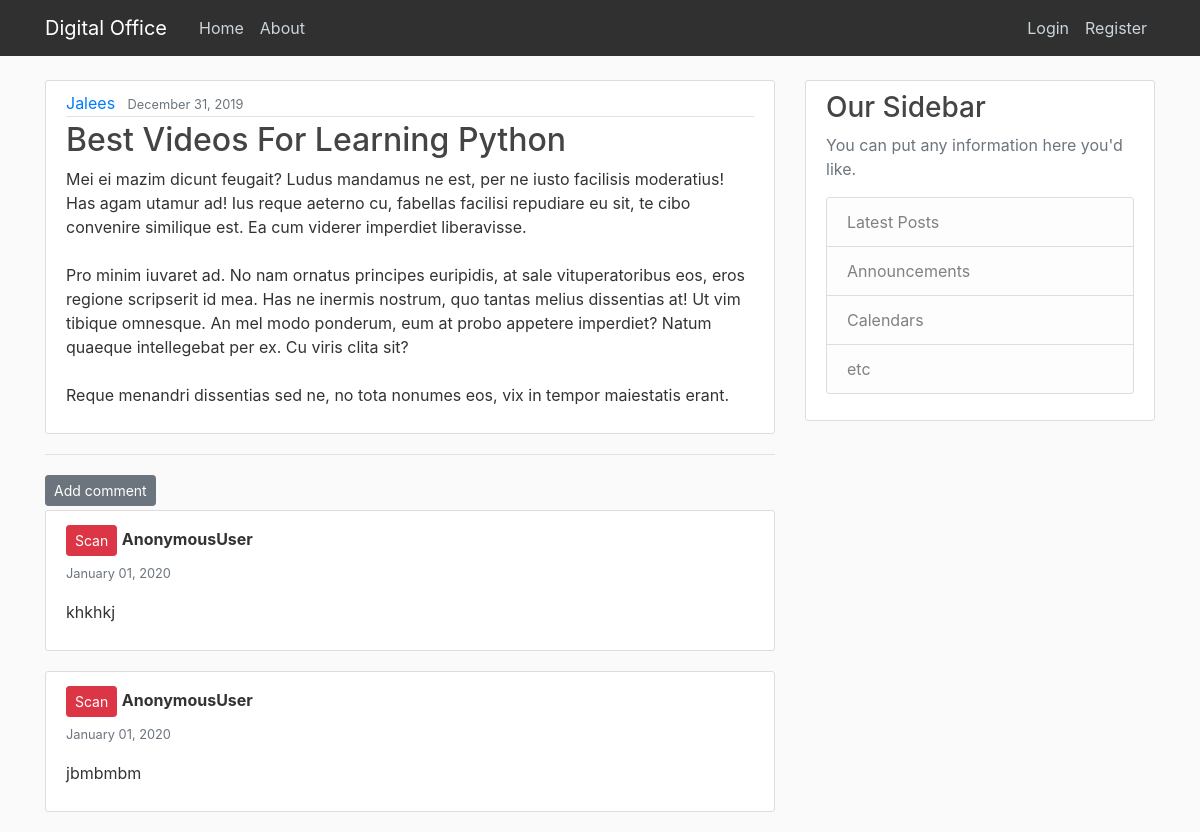
Screenshot of /blog/files/28/ with the database file from the repository.
### blog/models.py (models this page shows, shortened)
class Files(models.Model):
    title=models.CharField(max_length=100)
    summary=models.TextField()
    date_posted=models.DateTimeField(default=timezone.now)
    author=models.ForeignKey(User,on_delete=models.CASCADE)

class Comment(models.Model):
    files = models.ForeignKey('blog.Files', on_delete=models.CASCADE, related_name='comments')
    author = models.CharField(max_length=200)
    text = models.TextField()
    role = models.CharField(max_length=200,default="Scan")
    created_date = models.DateTimeField(default=timezone.now)
    approved_comment = models.BooleanField(default=False)
    stage1=models.CharField(max_length=7,default="False")
    stage2=models.CharField(max_length=7,default="False")
    stage3=models.CharField(max_length=7,default="False")
    final=models.CharField(max_length=7,default="False")

### blog/views.py (the view)
# urls.py: path('files/<int:pk>/',FileDetailView.as_view(),name='file-detail'),
class FileDetailView(DetailView):
    model=Files

### blog/templates/blog/files_detail.html (shortened to what this page needs)
{% extends "blog/base.html" %}
{% block content %}
<article class="media content-section">
    <div class="media-body">
      <div class="article-metadata">
        <a class="mr-2" href="#">{{ object.author }}</a>
        <small class="text-muted">{{ object.date_posted | date:"F d, Y" }}</small>
      </div>
      <h2  class="article-title">{{ object.title }}</h2>
      <p class="article-content">{{ object.summary }}</p>
    </div>
  </article>
  <hr>
<a class="btn btn-secondary btn-sm mt-1 mb-1" href="{% url 'add_comment_to_post' files.pk %}">Add comment</a>
<br>
{% if user.is_staff and user.is_superuser %}
{% for comment in object.comments.all %}
    <div  class="container content-section" >
      {% if comment.role == 'Phase 2' %}
      <button type="button" class="btn btn-warning btn-sm mt-1 mb-1">{{ comment.role }}</button>
     {% elif comment.role == 'Phase 1' %}
     <button type="button" class="btn btn-success btn-sm mt-1 mb-1">{{ comment.role }}</button>
     {% elif comment.role == 'Final' %}
     <button type="button" class="btn btn-info btn-sm mt-1 mb-1">{{ comment.role }}</button>
     {% elif comment.role == 'Scan' %}
     <button type="button" class="btn btn-danger btn-sm mt-1 mb-1">{{ comment.role }}</button>
     {% endif %}
      <strong>{{ comment.author }}</strong><br>
      <small class="text-muted">{{ comment.created_date | date:"F d, Y" }}</small>
        <p>{{ comment.text|linebreaks }}</p>
    </div>
    {% endfor %}
{% else  %}
{% for comment in object.comments.all %}
{% if comment.role == 'Scan' %}
        <div class='container content-section'>
          {% if comment.role == 'Phase 2' %}
          <button type="button" class="btn btn-warning btn-sm mt-1 mb-1">{{ comment.role }}</button>
         {% elif comment.role == 'Phase 1' %}
         <button type="button" class="btn btn-success btn-sm mt-1 mb-1">{{ comment.role }}</button>
         {% elif comment.role == 'Final' %}
         <button type="button" class="btn btn-info btn-sm mt-1 mb-1">{{ comment.role }}</button>
         {% elif comment.role == 'Scan' %}
         <button type="button" class="btn btn-danger btn-sm mt-1 mb-1">{{ comment.role }}</button>
         {% endif %}
          <strong>{{ comment.author }}</strong>
    <br>
          <small class="text-muted">{{ comment.created_date | date:"F d, Y" }}</small>
            <p>{{ comment.text|linebreaks }}</p>
        </div>
{% endif %}
{% endfor %}
{% endif %}
{% endblock %}

### blog/static/blog/main.css (style rules this page uses)
body { background: #fafafa; color: #333333; margin-top: 5rem; }
h1, h2, h3, h4, h5, h6 { color: #444444; }
.content-section { background: #ffffff; padding: 10px 20px; border: 1px solid #dddddd; border-radius: 3px; margin-bottom: 20px; }
.article-title { color: #444444; }
.article-content { white-space: pre-line; }
.article-metadata { padding-bottom: 1px; margin-bottom: 4px; border-bottom: 1px solid #e3e3e3 }

### rows the page displays
Files: author "Jalees", date_posted "December 31, 2019", title "Best Videos For Learning Python", summary "Mei ei mazim dicunt feugait? Ludus mandamus ne est, per ne iusto facilisis moderatius! Has agam utamur ad! Ius reque aeterno cu, fabellas facilisi repudiare eu sit, te cibo convenire similique est. Ea cum viderer imperdiet liberavisse. Pro minim iuvaret ad. No nam ornatus principes euripidis, at sale vituperatoribus eos, eros regione scripserit id mea. Has ne inermis nostrum, quo tantas melius dissentias at! Ut vim tibique omnesque. An mel modo ponderum, eum at probo appetere imperdiet? Natum quaeque intellegebat per ex. Cu viris clita sit? Reque menandri dissentias sed ne, no tota nonumes eos, vix in tempor maiestatis erant."
Comment: role "Scan", author "AnonymousUser", created_date "January 01, 2020", text "khkhkj"
Comment: role "Scan", author "AnonymousUser", created_date "January 01, 2020", text "jbmbmbm"
